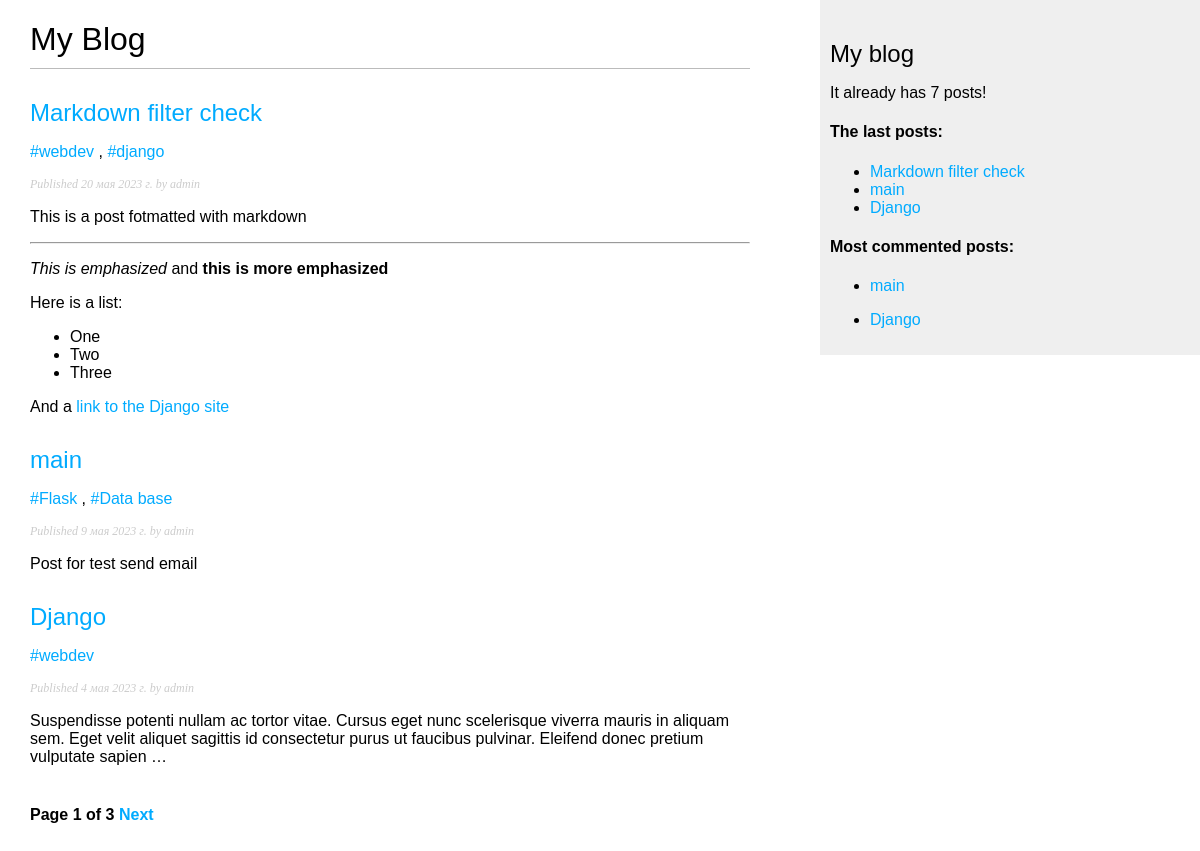
The page / on the database its author committed.
### blog/models.py (models this page shows, shortened)
class Post(models.Model):
    STATUS_CHOICES = (
        ("draft", "Draft"),
        ("published", "Published"),
    )
    title = models.CharField("Заголовок", max_length=250)
    slug = models.SlugField("Слаг", max_length=100, unique_for_date="published_date")
    author = models.ForeignKey(User, on_delete=models.CASCADE, related_name="blog_post", verbose_name="Автор")
    text = models.TextField("Текст")
    published_date = models.DateField("Дата публикации", default=timezone.now())
    created_date = models.DateField("Дата создания", auto_now_add=True)
    updated_date = models.DateField("Дата обновления", auto_now=True)
    status = models.CharField("Статус", max_length=10, choices=STATUS_CHOICES, default="draft")
    tags = TaggableManager()
    objects = models.Manager()
    published = PublishedManager()
    def get_absolute_url(self):
        return reverse("post_detail",
                       args=[
                           self.published_date.year,
                           self.published_date.month,
                           self.published_date.day,
                           self.slug,
                       ])
    class Meta:
        ordering = ("-published_date",)

### blog/views.py (the view)
# urls.py: path("", post_list, name="post_list"),
def post_list(request, tag_slug=None):
    object_list = Post.published.all()
    tag = None
    if tag_slug:
        tag = get_object_or_404(Tag, slug=tag_slug)
        object_list = object_list.filter(tags__in=[tag])
    paginator = Paginator(object_list, 3)
    page = request.GET.get('page')
    try:
        posts = paginator.page(page)
    except PageNotAnInteger:
        posts = paginator.page(1)
    except EmptyPage:
        posts = paginator.page(paginator.num_pages)
    context = {
        "page": page,
        "posts": posts,
        "tag": tag,
    }
    return render(request, "blog/post_list.html", context)

### blog/models.py (called while the page is built)
    def get_queryset(self):
        return super().get_queryset().filter(status="published")

### blog/templatetags/blog_tags.py (called while the page is built)
@register.simple_tag(name="count_tags")
def total_posts():
    return Post.published.count()

@register.simple_tag()
def most_commented_posts(count=2):
    return Post.published.annotate(total_comments=Count("comments")).order_by("-total_comments")[:count]

@register.inclusion_tag("blog/latest_posts.html")
def display_the_latest_posts(count=3):
    latest_posts = Post.published.all().order_by("-published_date")[:count]
    return {"latest_posts": latest_posts}

@register.filter(name='markdown')
def markdown_format(text):
    return mark_safe(markdown.markdown(text))

### blog/templates/blog/post_list.html (shortened to what this page needs)
{% extends 'blog/base.html' %}
{% load blog_tags %}
{% block content %}
<h1>My Blog</h1>
{% for post in posts %}
    <h2><a href="{{ post.get_absolute_url }}">{{ post.title }}</a></h2>
    <p class="tags">
        {% for tag in post.tags.all %}
            {% if tag %}
                <a href="{% url 'post_list_by_tag' tag.slug %}">#{{ tag.name }}</a>
                {% if not forloop.last %}, {% endif %}
            {% else %} There is no tag...
            {% endif %}
        {% endfor %}
    </p>
    <p class="date">Published {{ post.published_date }} by {{ post.author }}</p>
    {{ post.text|markdown|truncatewords_html:30 }}
{% endfor %}
{% include "blog/pagination.html" with page=posts %}
{% endblock content %}

### blog/templates/blog/base.html (shortened to what this page needs)
{% load static %}
{% load blog_tags %}
<!DOCTYPE html>
<html>
<head>
  <link href="{% static 'blog/css/blog.css' %}" rel="stylesheet">
</head>
<body>
  <div id="content">
    {% block content %}
    {% endblock %}
  </div>
  <div id="sidebar">
    <h2>My blog</h2>
    <p>It already has {% count_tags %} posts!</p>
    <h4>The last posts:</h4>
    {% display_the_latest_posts %}
    <h4>Most commented posts:</h4>
    {% most_commented_posts as mc_posts %}
    <ul>
      {% for post in mc_posts %}
        <li><p><a href="{{ post.get_absolute_url }}">{{ post.title }}</a></p></li>
      {% endfor %}
    </ul>
  </div>
</body>
</html>

### blog/templates/blog/latest_posts.html
<ul>
    {% for post in latest_posts %}
        <li><a href="{{ post.get_absolute_url }}">{{ post.title }}</a></li>
    {% endfor %}
</ul>

### blog/static/blog/css/blog.css (style rules this page uses)
body { margin:0; padding:0; font-family:helvetica, sans-serif; }
a { color:#00abff; text-decoration:none; }
h1 { font-weight:normal; border-bottom:1px solid #bbb; padding:0 0 10px 0; }
h2 { font-weight:normal; margin:30px 0 0; }
#content { float:left; width:60%; padding:0 0 0 30px; }
#sidebar { float:right; width:30%; padding:10px; background:#efefef; height:100%; }
p.date { color:#ccc; font-family: georgia, serif; font-size: 12px; font-style: italic; }

### rows shown on the page
Post: title "Markdown filter check", published_date "20 мая 2023 г.", author "admin", text "This is a post fotmatted with markdown This is emphasized and this is more emphasized Here is a list: One Two Three And a link to the Django site"
Tag: name "webdev"
Tag: name "django"
Post: title "main", published_date "9 мая 2023 г.", author "admin", text "Post for test send email"
Tag: name "Flask"
Tag: name "Data base"
Post: title "Django", published_date "4 мая 2023 г.", author "admin", text "Suspendisse potenti nullam ac tortor vitae. Cursus eget nunc scelerisque viverra mauris in aliquam sem. Eget velit aliquet sagittis id consectetur purus ut faucibus pulvinar. Eleifend donec pretium vulputate sapien …"

### other values the page prints
{{ page.number }} "1"
{{ page.paginator.num_pages }} "3"
